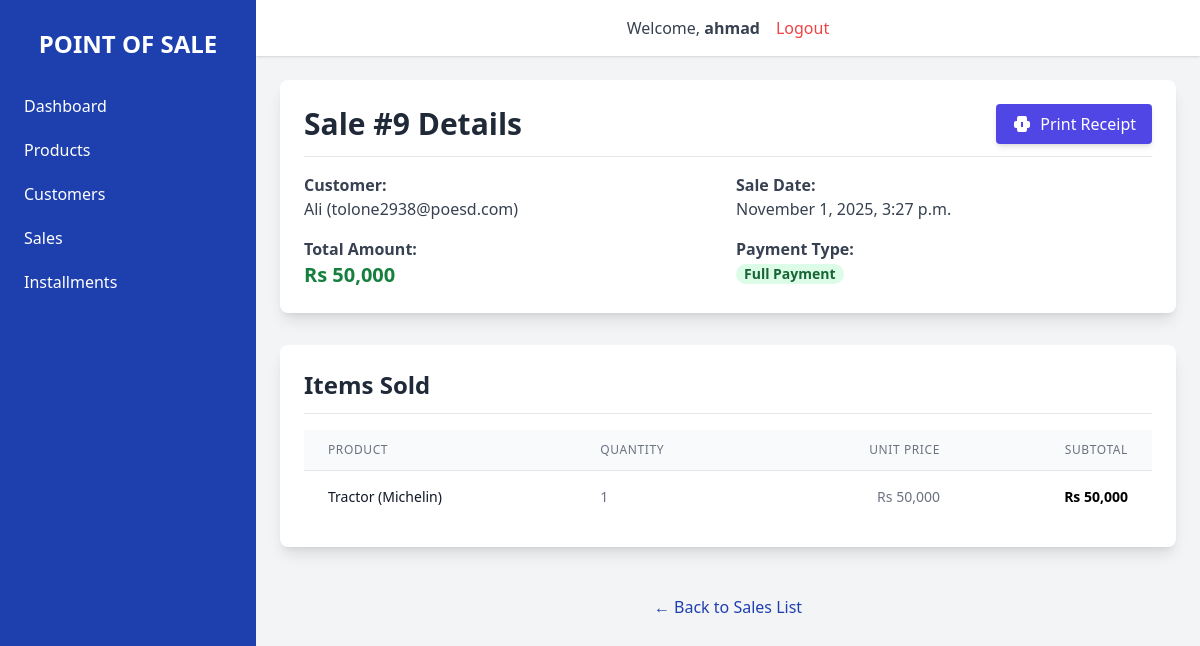
/sales/9/ (signed in), run on the app's committed database.
### sales/models.py (models this page shows, shortened)
class Sale(models.Model):
    PAYMENT_CHOICES = [
        ('FULL', 'Full Payment'),
        ('INST', 'Installment Plan'),
    ]
    customer = models.ForeignKey(Customer, on_delete=models.PROTECT, related_name='sales')
    sale_date = models.DateTimeField(auto_now_add=True)
    payment_method = models.CharField(max_length=10, choices=METHOD_CHOICES, default=CASH)
    payment_type = models.CharField(max_length=4, choices=PAYMENT_CHOICES, default='FULL')
    total_amount = models.DecimalField(max_digits=10, decimal_places=2, default=0.00)

class SaleItem(models.Model):
    sale = models.ForeignKey(Sale, on_delete=models.CASCADE, related_name='items')
    product = models.ForeignKey(Product, on_delete=models.PROTECT, related_name='sale_items')
    quantity = models.IntegerField()
    unit_price = models.DecimalField(max_digits=10, decimal_places=2) # Price at time of sale
    subtotal = models.DecimalField(max_digits=10, decimal_places=2)

### customers/models.py (models this page shows, shortened)
class Customer(models.Model):
    name = models.CharField(max_length=200)
    phone = models.CharField(max_length=20, blank=True, null=True)
    email = models.EmailField(max_length=254, unique=True)
    address = models.TextField(blank=True)
    created_at = models.DateTimeField(auto_now_add=True)
    class Meta:
        ordering = ['name']

### products/models.py (models this page shows, shortened)
class Product(models.Model):
    name = models.CharField(max_length=255)
    brand = models.CharField(max_length=100)
    size = models.CharField(max_length=50, blank=True, null=True, help_text="e.g., L, XL, 32/32")
    type = models.CharField(max_length=100, help_text="e.g., Shirt, Electronics, Grocery")
    description = models.TextField(blank=True)
    price = models.DecimalField(max_digits=10, decimal_places=2)
    stock_quantity = models.IntegerField(default=0)
    created_at = models.DateTimeField(auto_now_add=True)
    class Meta:
        ordering = ['name']

### sales/views.py (the view)
# urls.py: path('<int:pk>/', views.SaleDetailView.as_view(), name='sale_detail'),
class SaleDetailView(LoginRequiredMixin, DetailView):
    model = Sale
    template_name = 'sales/sale_detail.html'
    context_object_name = 'sale'

### sales/templates/sales/sale_detail.html (shortened to what this page needs)
{% extends 'base.html' %}
{% load humanize %}
{% block content %}
<div class="max-w-4xl mx-auto space-y-8">
    <div class="bg-white p-6 rounded-lg shadow-lg">
        <div class="flex justify-between items-center border-b pb-3 mb-4">
    <h1 class="text-3xl font-bold text-gray-800">Sale #{{ sale.id }} Details</h1>
    <a href="{% url 'sales:sale_receipt' sale.pk %}" target="_blank" class="bg-indigo-600 hover:bg-indigo-700 text-white font-medium py-2 px-4 rounded transition duration-150 shadow-md flex items-center space-x-2">
        <svg class="w-5 h-5" fill="currentColor" viewBox="0 0 20 20" xmlns="http://www.w3.org/2000/svg"><path fill-rule="evenodd" d="M5 4v3H4a2 2 0 00-2 2v3a2 2 0 002 2h1v2a2 2 0 002 2h6a2 2 0 002-2v-2h1a2 2 0 002-2V9a2 2 0 00-2-2h-1V4a2 2 0 00-2-2H7a2 2 0 00-2 2zm4 9V8h2v5h-2z" clip-rule="evenodd"></path></svg>
        <span>Print Receipt</span>
    </a>
</div>
        <div class="grid grid-cols-1 md:grid-cols-2 gap-4 text-gray-700">
            <div>
                <p class="font-semibold">Customer:</p>
                <p>{{ sale.customer.name }} ({{ sale.customer.email }})</p>
            </div>
            <div>
                <p class="font-semibold">Sale Date:</p>
                <p>{{ sale.sale_date|date:"F j, Y, g:i a" }}</p>
            </div>
            <div>
                <p class="font-semibold">Total Amount:</p>
                <p class="text-green-700 font-bold text-xl">Rs {{ sale.total_amount|floatformat:0|intcomma }}</p>
            </div>
            <div>
                <p class="font-semibold">Payment Type:</p>
                <p>
                    <span class="px-2 inline-flex text-sm leading-5 font-semibold rounded-full
                        {% if sale.payment_type == 'FULL' %}bg-green-100 text-green-800{% else %}bg-orange-100 text-orange-800{% endif %}">
                        {{ sale.get_payment_type_display }}
                    </span>
                </p>
            </div>
        </div>
    </div>
    <div class="bg-white p-6 rounded-lg shadow-lg">
        <h2 class="text-2xl font-semibold text-gray-800 border-b pb-3 mb-4">Items Sold</h2>
        <table class="min-w-full divide-y divide-gray-200">
            <thead class="bg-gray-50">
                <tr>
                    <th class="px-6 py-3 text-left text-xs font-medium text-gray-500 uppercase tracking-wider">Product</th>
                    <th class="px-6 py-3 text-left text-xs font-medium text-gray-500 uppercase tracking-wider">Quantity</th>
                    <th class="px-6 py-3 text-right text-xs font-medium text-gray-500 uppercase tracking-wider">Unit Price</th>
                    <th class="px-6 py-3 text-right text-xs font-medium text-gray-500 uppercase tracking-wider">Subtotal</th>
                </tr>
            </thead>
            <tbody class="bg-white divide-y divide-gray-200">
                {% for item in sale.items.all %}
                <tr>
                    <td class="px-6 py-4 whitespace-nowrap text-sm font-medium text-gray-900">{{ item.product.name }} ({{ item.product.brand }})</td>
                    <td class="px-6 py-4 whitespace-nowrap text-sm text-gray-500">{{ item.quantity }}</td>
                    <td class="px-6 py-4 whitespace-nowrap text-sm text-gray-500 text-right">Rs {{ item.unit_price|floatformat:0|intcomma }}</td>
                    <td class="px-6 py-4 whitespace-nowrap text-sm font-semibold text-right">Rs {{ item.subtotal|floatformat:0|intcomma }}</td>
                </tr>
                {% endfor %}
            </tbody>
        </table>
    </div>
    <div class="text-center pt-4">
        <a href="{% url 'sales:sale_list' %}" class="text-primary-blue hover:text-blue-800">← Back to Sales List</a>
    </div>
</div>
{% endblock content %}

### templates/base.html (shortened to what this page needs)
{% load static %}
<!DOCTYPE html>
<html lang="en">
<head>
    <script src="https://cdn.tailwindcss.com"></script>
</head>
<body class="bg-primary-light min-h-screen flex">
    <aside id="sidebar" class="bg-primary-blue text-white w-64 space-y-6 py-7 px-2 absolute inset-y-0 left-0 transform -translate-x-full md:relative md:translate-x-0 transition duration-200 ease-in-out">
        <a href="{% url 'dashboard:dashboard_view' %}" class="text-white text-2xl font-semibold uppercase flex items-center justify-center">
            Point of Sale
        </a>
        <nav>
            <a href="{% url 'dashboard:dashboard_view' %}" class="block py-2.5 px-4 rounded transition duration-200 hover:bg-white hover:text-primary-blue">
                Dashboard
            </a>
            <a href="{% url 'products:product_list' %}" class="block py-2.5 px-4 rounded transition duration-200 hover:bg-white hover:text-primary-blue">
                Products
            </a>
            <a href="{% url 'customers:customer_list' %}" class="block py-2.5 px-4 rounded transition duration-200 hover:bg-white hover:text-primary-blue">
                Customers
            </a>
            <a href="{% url 'sales:sale_list' %}" class="block py-2.5 px-4 rounded transition duration-200 hover:bg-white hover:text-primary-blue">
                Sales
            </a>
            <a href="{% url 'sales:installment_list' %}" class="block py-2.5 px-4 rounded transition duration-200 hover:bg-white hover:text-primary-blue">
                Installments
            </a>
        </nav>
    </aside>
    <div class="flex-1 flex flex-col overflow-hidden">
        <header class="flex justify-around items-center bg-white shadow p-4">
            <div class="flex justify-between items-center space-x-4">
                {% if user.is_authenticated %}
                <span class="text-gray-700">Welcome, <strong>{{ user.username }}</strong></span>
                <a href="{% url 'accounts:logout' %}" class="text-red-500 hover:text-red-700 font-medium">
                    Logout
                </a>
                {% endif %}
            </div>
        </header>
        <main class="flex-1 overflow-x-hidden overflow-y-auto p-6">
            {% block content %}
            {% endblock content %}
        </main>
    </div>
</body>
</html>

### data on the page
Sale: id "9", customer.name "Ali", customer.email "tolone2938@poesd.com", sale_date "November 1, 2025, 3:27 p.m.", total_amount "50,000", payment_type "Full Payment"
SaleItem: product.name "Tractor", product.brand "Michelin", quantity "1", unit_price "50,000", subtotal "50,000"

### other printed values
{{ user.username }} "ahmad"
